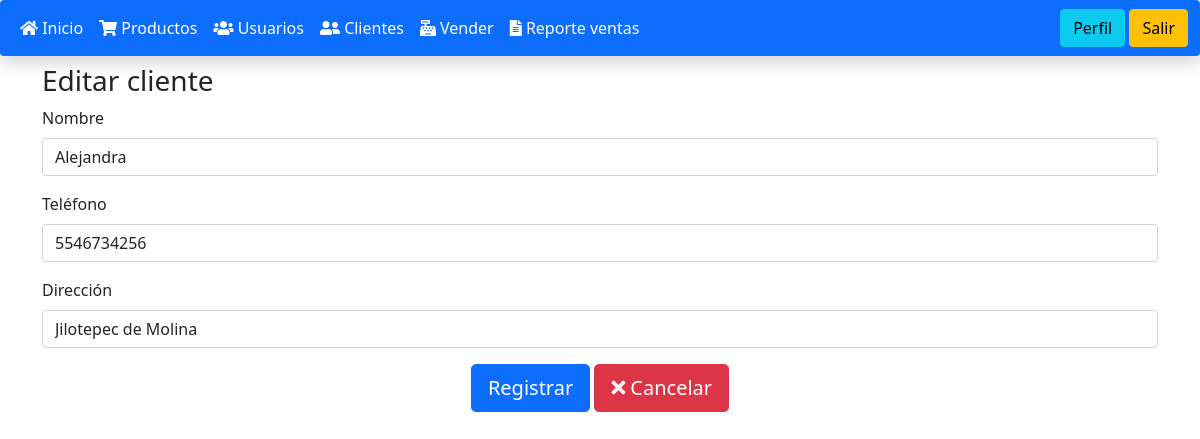
The app's page /editar_cliente.php?id=1 (signed in) with its own data.
### tables this page shows
CREATE TABLE `clientes`  (
  `id` bigint(20) UNSIGNED NOT NULL AUTO_INCREMENT,
  `nombre` varchar(255) NOT NULL,
  `telefono` varchar(25) NOT NULL,
  `direccion` varchar(255) NOT NULL,
  PRIMARY KEY (`id`) USING BTREE
);

### funciones.php (called while the page is built, shortened)
<?php
function obtenerClientePorId($id){
    $sentencia = "SELECT * FROM clientes WHERE id = ?";
    $cliente = select($sentencia, [$id]);
    if($cliente) return $cliente[0];
}
function select($sentencia, $parametros = []){
    $bd = conectarBaseDatos();
    $respuesta = $bd->prepare($sentencia);
    $respuesta->execute($parametros);
    return $respuesta->fetchAll();
}
function conectarBaseDatos() {
	$host = "localhost";
	$db   = "ventas_php";
	$user = "root";
	$pass = "";
	$charset = 'utf8mb4';
	$options = [
	    \PDO::ATTR_ERRMODE            => \PDO::ERRMODE_EXCEPTION,
	    \PDO::ATTR_DEFAULT_FETCH_MODE => \PDO::FETCH_OBJ,
	    \PDO::ATTR_EMULATE_PREPARES   => false,
	];
	$dsn = "mysql:host=$host;dbname=$db;charset=$charset";
	try {
	     $pdo = new \PDO($dsn, $user, $pass, $options);
	     return $pdo;
	} catch (\PDOException $e) {
	     throw new \PDOException($e->getMessage(), (int)$e->getCode());
	}
}

### editar_cliente.php (the view, shortened to what this page needs)
<?php
include_once "encabezado.php";
include_once "navbar.php";
$id = $_GET['id'];
include_once "funciones.php";
$cliente = obtenerClientePorId($id);
?>
<div class="container">
    <h3>Editar cliente</h3>
    <form method="post">
        <div class="mb-3">
            <label for="nombre" class="form-label">Nombre</label>
            <input type="text" name="nombre" class="form-control" value="<?php echo $cliente->nombre;?>" id="nombre" placeholder="Escribe el nombre del cliente">
        </div>
        <div class="mb-3">
            <label for="telefono" class="form-label">Teléfono</label>
            <input type="text" name="telefono" class="form-control" value="<?php echo $cliente->telefono;?>" id="telefono" placeholder="Ej. 2111568974">
        </div>
        <div class="mb-3">
            <label for="direccion" class="form-label">Dirección</label>
            <input type="text" name="direccion" class="form-control" value="<?php echo $cliente->direccion;?>" id="direccion" placeholder="Ej. Av Collar 1005 Col Las Cruces">
        </div>
        <div class="text-center mt-3">
            <input type="submit" name="registrar" value="Registrar" class="btn btn-primary btn-lg">
            <a href="clientes.php" class="btn btn-danger btn-lg">
                <i class="fa fa-times"></i>
                Cancelar
            </a>
        </div>
    </form>
</div>

### records on screen
clientes: nombre "Alejandra", telefono "5546734256", direccion "Jilotepec de Molina"
